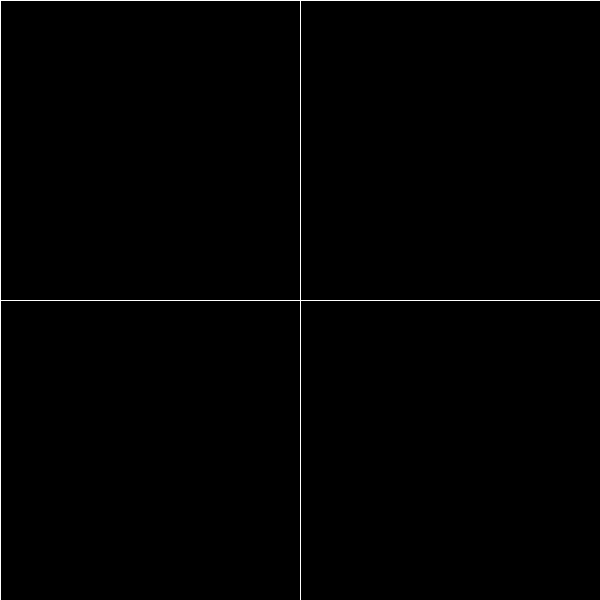
Frame 1 (no input)
Frame 60 (the mouse pressed at the canvas centre just before this capture): identical to frame 1, image omitted
Frame 120 (the mouse held since frame 60 and released just before this capture): identical to frame 1, image omitted

The Processing sketch that drew this single still picture (run headless with seeded random() and noise(); from frame 60 on, the mouse is pressed at the canvas centre):

// Processing sketch: Class2_5
// ── Class2_5.pde
int x = 0;
int y = 0;
int w = 0;
int h = 0;
float b1 = 0;
float b2 = 0;
float b3 = 0;
float b4 = 0;

void setup() {
  size(600, 600);
}

void draw() {
  background(0);
  stroke(255);
  line(width/2, 0, width/2, height);
  line(0, height/2, height, height/2);

  if (mouseX > 0 && mouseX < (width/2) && mouseY > 0 && mouseY < (height/2)) {
    b1 = 255;
  } else if (mouseX > (width/2) && mouseX < width && mouseY > 0 && mouseY < (height/2)) {
    b2 = 255;
  } else if (mouseX > 0 && mouseX < (width/2) && mouseY > (height/2) && mouseY < (height)) {
    b3 = 255;
  } else if (mouseX > (width/2) && mouseX < (width) && mouseY > (height/2) && mouseY < (height)) {
    b4 = 255;
  } 

  fill(b1);
  rect(0, 0, (width/2), (height/2));
  fill(b2);
  rect((width/2), 0, (width/2), (height/2));
  fill(b3);
  rect(0, (height/2), (width/2), (height/2));
  fill(b4);
  rect((width/2), (height/2), (width/2), (height/2));

  b1= b1-5;
  b2= b2-5;
  b3= b3-5;
  b4= b4-5;
}
